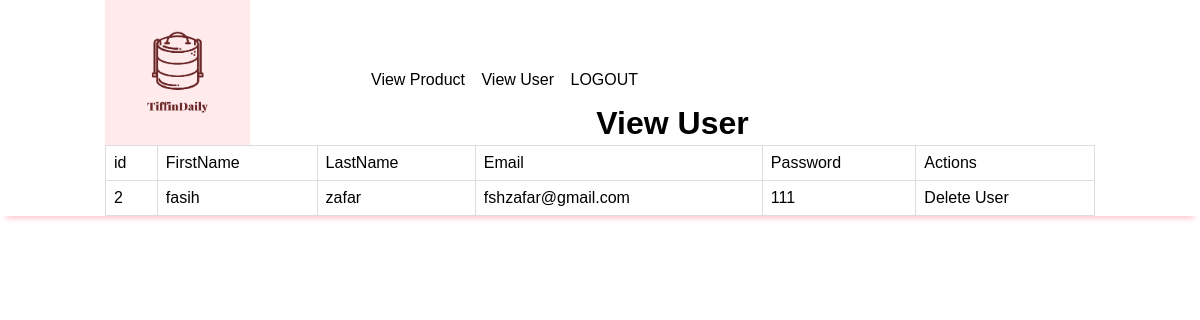
Page /managecustomer.php on the committed database.
### tables this page shows
CREATE TABLE `auser` (
  `id` int(200) NOT NULL,
  `FirstName` varchar(200) NOT NULL,
  `LastName` varchar(200) NOT NULL,
  `Email` varchar(200) NOT NULL,
  `Password` int(200) NOT NULL
);

### managecustomer.php (the view, shortened to what this page needs)
<?php
include('Include/config.php');
?>
<html>
<head>
<link rel="stylesheet" type="text/css" href="css/style.css">
  </head>
<body>
  <div class="container header shadow_bottom">
    <header class="width">
      <div class="logo">
        <img src="images/logo1.jpg" alt="My Tiffin">
      </div>
      <div class="nav">
        <ul>
              <li><a href="manageproducts.php">View Product</a></li>
              <li><a href="managecustomer.php">View User</a></li>
              <li><a href="logout.php">LOGOUT</a></li>
        </ul>
        <CENTER><h1>  View User  </h1>
        </CENTER>
<?php
$conn = new mysqli($DBserver,$dbuser,$dbpassword,$dbname);
$sql='SELECT  * from  auser';
$stmt=$conn->prepare($sql);
$stmt->execute();
$stmt->store_result();
$stmt->bind_result($id,$FirstName,$LastName,$Email,$Password);
echo "<table>";
echo "<thead>";
echo "<tr>";
echo "<td> id  </td>";
echo "<td> FirstName  </td>";
echo "<td> LastName  </td>";
echo "<td> Email </td>";
echo "<td> Password </td>";
echo "<td colspan='2'>Actions </td>";
echo "</tr>";
echo "</thead>";
while ($stmt->fetch())
{
 echo "<tr>";
echo "<td> $id  </td>";
echo "<td> $FirstName  </td>";
echo "<td> $LastName  </td>";
echo "<td> $Email </td>";
echo "<td> $Password </td>";
echo "<td><a href ='deletecustomer.php?id=$id'> Delete User</a></td>";
}
?>
</div>
</header>
</div>
</body>
</html>

### css/style.css (style rules this page uses)
* { padding: 0px; margin: 0px; box-sizing: border-box; font-family: Arial }
.container { width: 100%; }
.width { max-width: 990px; margin: auto; }
.shadow_bottom { box-shadow: 0 8px 6px -6px pink; }
a { text-decoration: none;color: black; }
.header .logo { float: left; width: 145px; padding: 0px }
.header .logo img { width: 100%; }
.header ul { margin-left: 260px; padding-top: 55px; }
.header ul li { list-style: none;display: inline-block; padding: 16px 6px;border-radius: 5px; cursor: pointer; font-size: 16px; }
table { font-family: arial, sans-serif; border-collapse: collapse; width: 100%; }
td, th { border: 1px solid #dddddd; text-align: left; padding: 8px; }

### rows in the picture
auser: id "2", FirstName "fasih", LastName "zafar", Email "fshzafar@gmail.com", Password "111"
